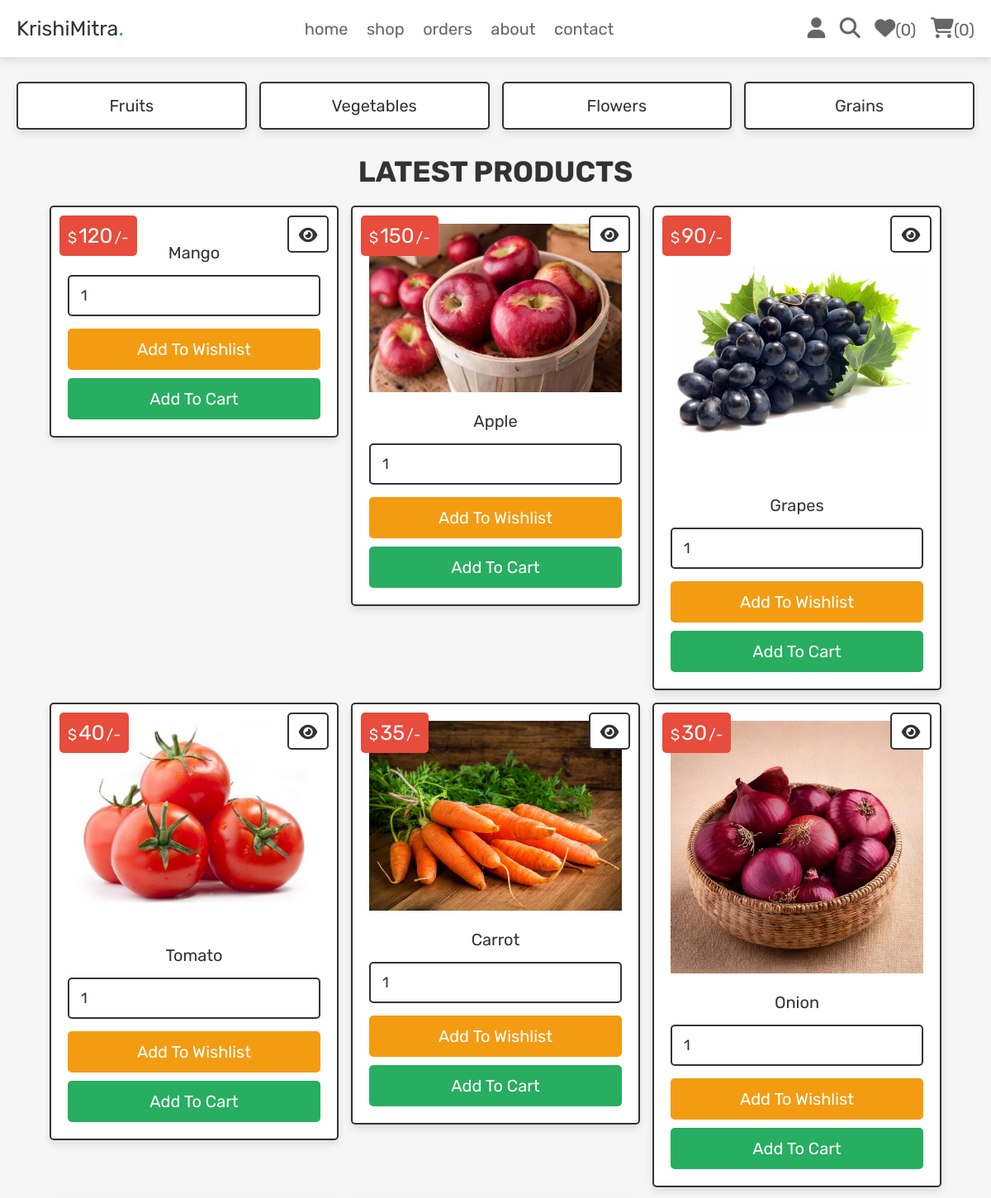
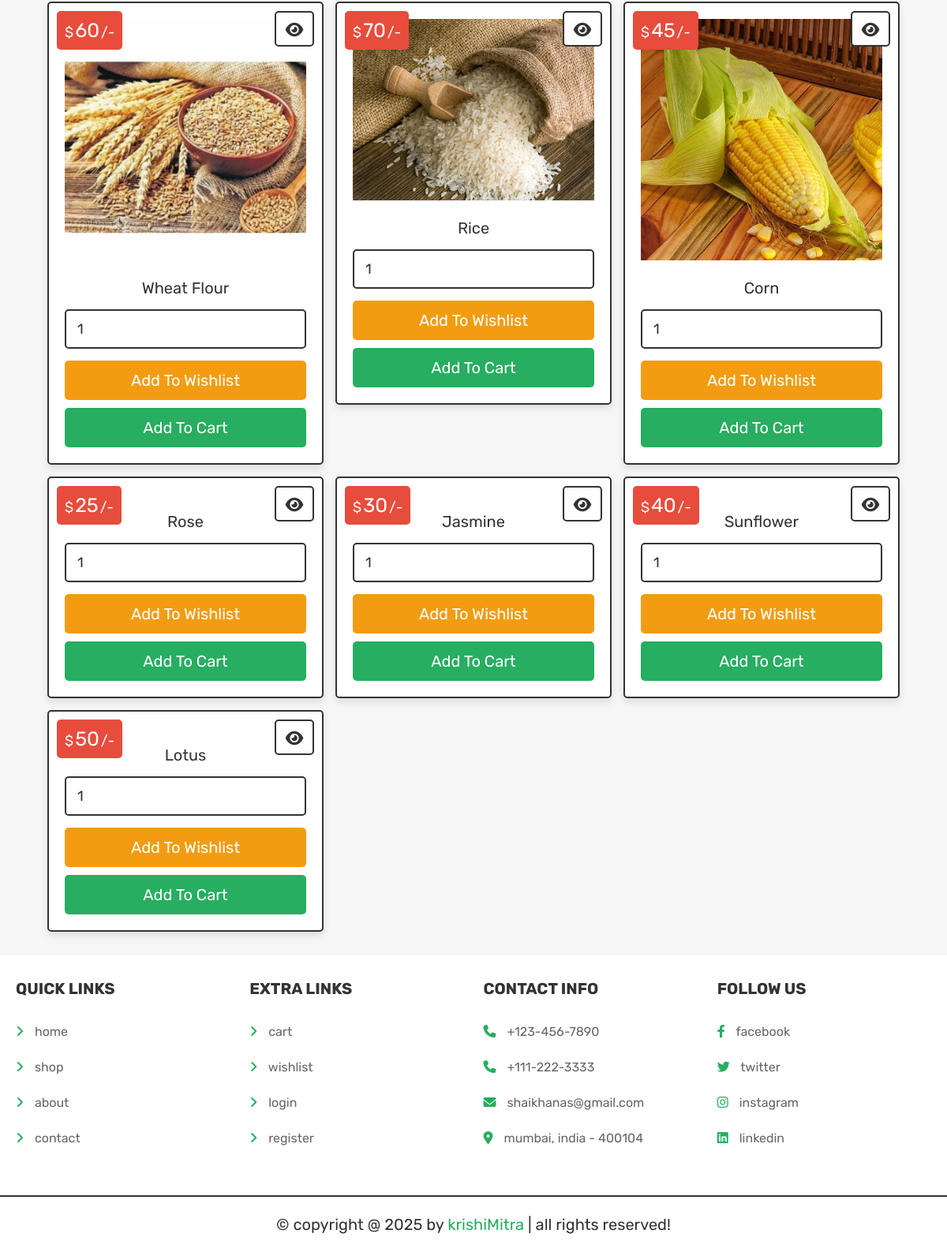
Screenshot of /shop.php (signed in) with the database file from the repository (2 pictures, top to bottom).
### tables this page shows
CREATE TABLE `products` (
  `id` int(100) NOT NULL,
  `name` varchar(100) NOT NULL,
  `category` varchar(20) NOT NULL,
  `details` varchar(500) NOT NULL,
  `price` int(100) NOT NULL,
  `image` varchar(100) NOT NULL
);

### shop.php (the view, shortened to what this page needs)
<!DOCTYPE html>
<html lang="en">
<head>
   <link rel="stylesheet" href="https://cdnjs.cloudflare.com/ajax/libs/font-awesome/6.1.1/css/all.min.css">
   <link rel="stylesheet" href="css/style.css">
</head>
<body>
<?php include 'header.php'; ?>
<section class="p-category">
   <a href="category.php?category=fruits">fruits</a>
   <a href="category.php?category=vegetables">vegetables</a>
   <a href="category.php?category=flower">flowers</a>
   <a href="category.php?category=grains">grains</a>
</section>
<section class="products">
   <h1 class="title">latest products</h1>
   <div class="box-container">
   <?php
      $select_products = $conn->prepare("SELECT * FROM `products`");
      $select_products->execute();
      if($select_products->rowCount() > 0){
         while($fetch_products = $select_products->fetch(PDO::FETCH_ASSOC)){
   ?>
   <form action="" class="box" method="POST">
      <div class="price">$<span><?= $fetch_products['price']; ?></span>/-</div>
      <a href="view_page.php?pid=<?= $fetch_products['id']; ?>" class="fas fa-eye"></a>
      <img src="uploaded_img/<?= $fetch_products['image']; ?>" alt="">
      <div class="name"><?= $fetch_products['name']; ?></div>
      <input type="number" min="1" value="1" name="p_qty" class="qty">
      <input type="submit" value="add to wishlist" class="option-btn" name="add_to_wishlist">
      <input type="submit" value="add to cart" class="btn" name="add_to_cart">
   </form>
   <?php
      }
   }else{
      echo '<p class="empty">no products added yet!</p>';
   }
   ?>
   </div>
</section>
<?php include 'footer.php'; ?>
</body>
</html>

### css/style.css (style rules this page uses)
.products .box-container { display: grid; grid-template-columns: repeat(auto-fit, 35rem); gap:1.5rem; justify-content: center; align-items: flex-start; }
.products .box-container .box { padding:2rem; text-align: center; border:var(--border); background-color: var(--white); box-shadow: var(--box-shadow); border-radius: .5rem; position: relative; }
.products .box-container .box .price { position: absolute; top:1rem; left:1rem; padding:1rem; border-radius: .5rem; background-color: var(--red); font-size: 1.8rem; color:var(--white); }
.products .box-container .box .price span { font-size: 2.5rem; color:var(--white); margin:0 .2rem; }
.products .box-container .box .fa-eye { position: absolute; top:1rem; right:1rem; border-radius: .5rem; height: 4.5rem; line-height: 4.3rem; width: 5rem; border:var(--border); color:var(--black); font-size: 2rem; background-color: var(--white); }
.products .box-container .box img { width: 100%; margin-bottom: 1rem; }
.products .box-container .box .name { font-size: 2rem; color:var(--black); padding:1rem 0; }
.products .box-container .box .qty { margin:.5rem 0; border-radius: .5rem; padding:1.2rem 1.4rem; font-size: 1.8rem; color:var(--black); border:var(--border); width: 100%; }
.p-category { display: grid; grid-template-columns: repeat(auto-fit, minmax(27rem, 1fr)); gap:1.5rem; justify-content: center; align-items: flex-start; }
.p-category { padding-bottom: 0; }
.p-category a { padding:1.5rem; text-align: center; border:var(--border); background-color: var(--white); box-shadow: var(--box-shadow); border-radius: .5rem; font-size: 2rem; text-transform: capitalize; color:var(--black); }

### css/components.css (style rules this page uses)
:root { --green:#27ae60; --orange:#f39c12; --red:#e74c3c; --black:#333; --light-color:#666; --white:#fff; --light-bg:#f6f6f6; --border:.2rem solid var(--black); --box-shadow:0 .5rem 1rem rgba(0,0,0,.1); }
* { font-family: 'Rubik', sans-serif; margin:0; padding:0; box-sizing: border-box; outline: none; border:none; text-decoration: none; color:var(--black); }
body { background-color: var(--light-bg); }
html { font-size: 62.5%; overflow-x: hidden; scroll-behavior: smooth; scroll-padding-top: 6.5rem; }
section { padding:3rem 2rem; max-width: 1200px; margin:0 auto; }
.btn, .delete-btn, .option-btn { display: block; width: 100%; margin-top: 1rem; border-radius: .5rem; color:var(--white); font-size: 2rem; padding:1.3rem 3rem; text-transform: capitalize; cursor: pointer; text-align: center; }
.btn { background-color: var(--green); }
.option-btn { background-color: var(--orange); }
.title { text-align: center; margin-bottom: 2rem; text-transform: uppercase; color:var(--black); font-size: 3.5rem; }

### rows the page displays
products: price "120", name "Mango"
products: price "150", image (picture), name "Apple"
products: price "90", image (picture), name "Grapes"
products: price "40", image (picture), name "Tomato"
products: price "35", image (picture), name "Carrot"
products: price "30", image (picture), name "Onion"
products: price "60", image (picture), name "Wheat Flour"
products: price "70", image (picture), name "Rice"
products: price "45", image (picture), name "Corn"
products: price "25", name "Rose"
products: price "30", name "Jasmine"
products: price "40", name "Sunflower"
products: price "50", name "Lotus"

### other values shown
$wishlist_count "0"
$cart_count "0"
